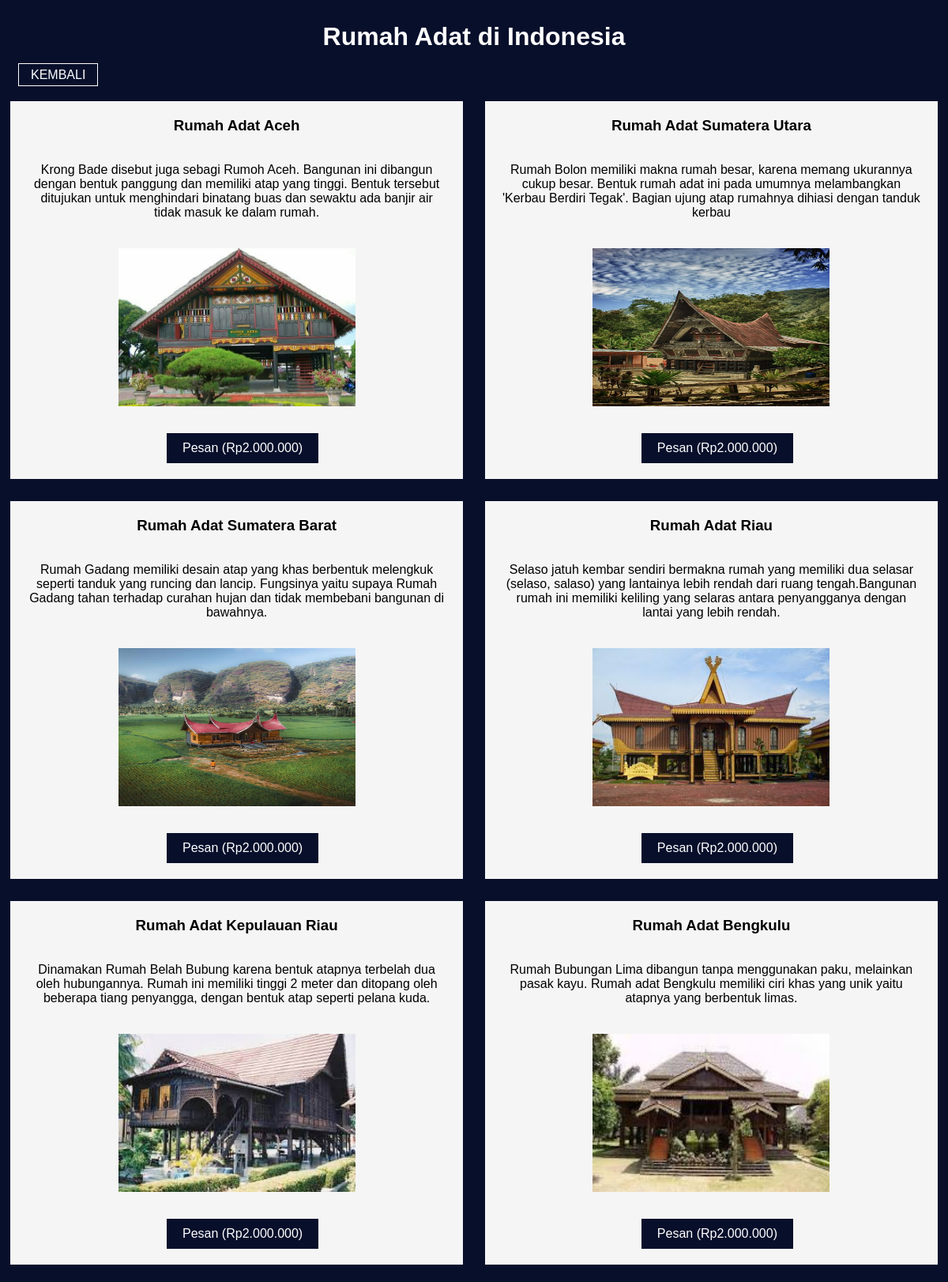
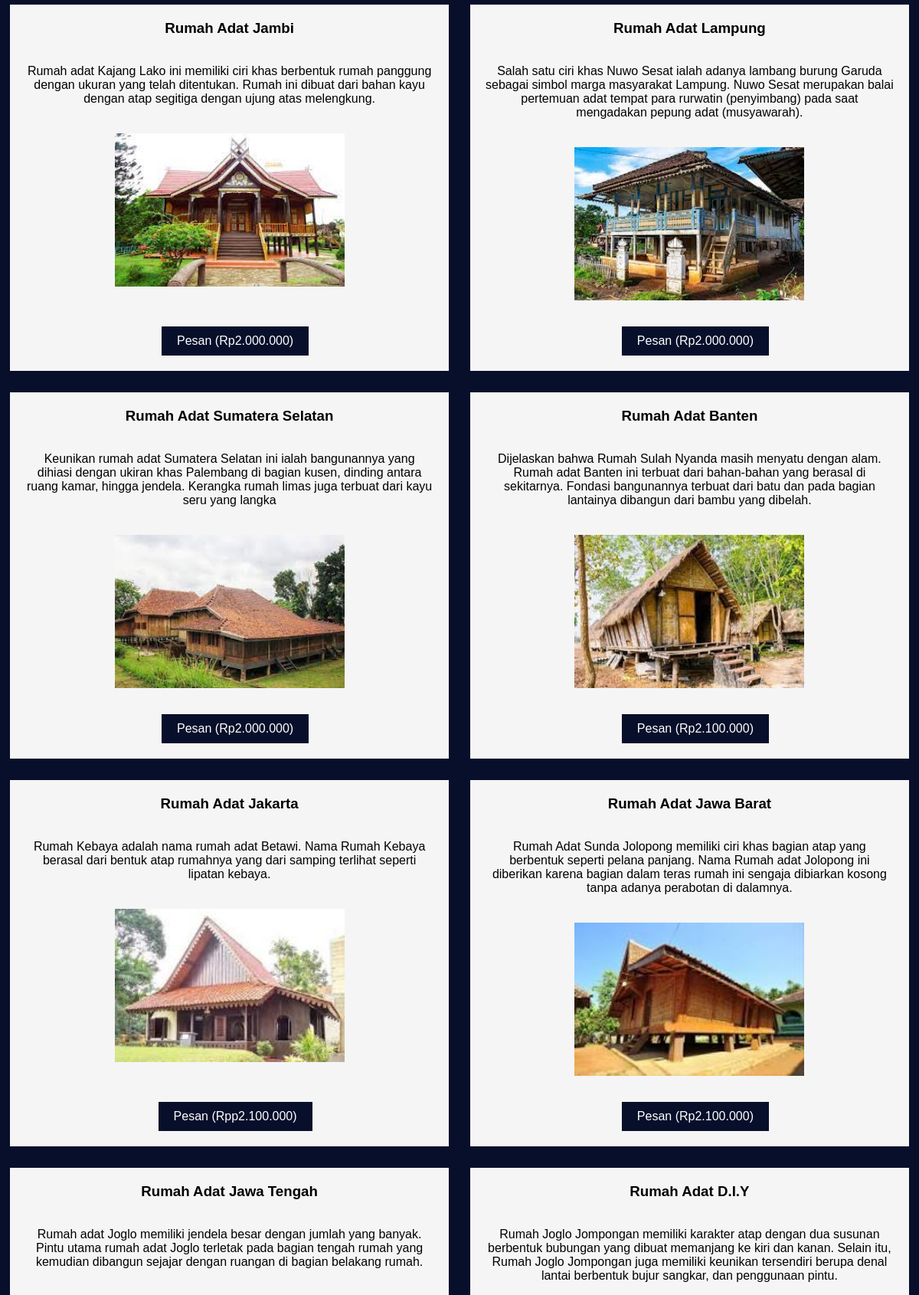
/roemahku.php (upper part), run on the app's committed database (2 pictures, top to bottom).
### tables this page shows
CREATE TABLE `rumah` (
  `id_rumah` int(11) NOT NULL,
  `nama` varchar(500) NOT NULL,
  `informasi` varchar(500) NOT NULL,
  `gambar` varchar(500) NOT NULL,
  `id_pulau` int(11) NOT NULL,
  `harga` varchar(225) NOT NULL
);

### roemahku.php (the view, shortened to what this page needs)
<!DOCTYPE html>
<html lang="en">
<head>
</head>
<body>
    <h1 class="rumah-adat">Rumah Adat di Indonesia</h1>
    <a href="user.php" class="btn1">KEMBALI</a>
    <div class="container">
        <?php
            include 'koneksi.php';
            $result = mysqli_query($mysqli, "SELECT * FROM rumah") or die (mysqli_error());
            while($data = mysqli_fetch_array($result)){
                ?>
                <div class="box">
                    <div class="box-header">
                        <h3><?php echo $data['nama']; ?></h3>
                    </div>
                    <div class="box-content">
                        <p><?php echo $data['informasi']; ?></p>
                        <img src="<?php echo $data['gambar']; ?>" alt="Gambar Rumah Adat">
                    </div>
                    <a href="pesan.php?id_rumah=<?php echo $data['id_rumah']; ?>" class="order-btn">Pesan (<?php echo $data['harga']; ?>)</a>
                </div>
            <?php } ?>
    </div>
</body>
</html>

### roemahku.php (style rules this page uses)
body { font-family: Arial, sans-serif; background-color: #070F2B; color: white; }
body a { margin-left: 15px; }
.rumah-adat { text-align: center; margin-top: 28px; background-color: #070F2B; }
.container { display: flex; flex-wrap: wrap; justify-content: center; gap: 20px; margin-top: 20px; }
.box { background-color: whitesmoke; border: 4px solid #070F2B; padding: 20px; text-align: center; width: 45%; color: black; display: flex; flex-direction: column; align-items: center; }
.box-header { display: flex; justify-content: center; align-items: center; width: 100%; margin-bottom: 20px; }
.box-header h3 { margin: 0 auto; text-align: center; }
.box-content { flex: 1; text-align: center; }
.box img { margin: 20px 0; width: 300px; height: 200px; }
.btn1, .btn2 { border: 1px solid white; padding: 5px 15px; color: white; text-decoration: none; transition: 0.6s ease; }
.order-btn { background-color: #070F2B; color: white; padding: 10px 20px; border: none; cursor: pointer; text-decoration: none; display: inline-block; margin-top: 10px; }

### data on the page
rumah: nama "Rumah Adat Aceh", informasi "Krong Bade disebut juga sebagi Rumoh Aceh. Bangunan ini dibangun dengan bentuk panggung dan memiliki atap yang tinggi. Bentuk tersebut ditujukan untuk menghindari binatang buas dan sewaktu ada banjir air tidak masuk ke dalam rumah.", gambar (picture), harga "Rp2.000.000"
rumah: nama "Rumah Adat Sumatera Utara", informasi "Rumah Bolon memiliki makna rumah besar, karena memang ukurannya cukup besar. Bentuk rumah adat ini pada umumnya melambangkan 'Kerbau Berdiri Tegak'. Bagian ujung atap rumahnya dihiasi dengan tanduk kerbau", gambar (picture), harga "Rp2.000.000"
rumah: nama "Rumah Adat Sumatera Barat", informasi "Rumah Gadang memiliki desain atap yang khas berbentuk melengkuk seperti tanduk yang runcing dan lancip. Fungsinya yaitu supaya Rumah Gadang tahan terhadap curahan hujan dan tidak membebani bangunan di bawahnya.", gambar (picture), harga "Rp2.000.000"
rumah: nama "Rumah Adat Riau", informasi "Selaso jatuh kembar sendiri bermakna rumah yang memiliki dua selasar (selaso, salaso) yang lantainya lebih rendah dari ruang tengah.Bangunan rumah ini memiliki keliling yang selaras antara penyangganya dengan lantai yang lebih rendah.", gambar (picture), harga "Rp2.000.000"
rumah: nama "Rumah Adat Kepulauan Riau", informasi "Dinamakan Rumah Belah Bubung karena bentuk atapnya terbelah dua oleh hubungannya. Rumah ini memiliki tinggi 2 meter dan ditopang oleh beberapa tiang penyangga, dengan bentuk atap seperti pelana kuda.", gambar (picture), harga "Rp2.000.000"
rumah: nama "Rumah Adat Bengkulu", informasi "Rumah Bubungan Lima dibangun tanpa menggunakan paku, melainkan pasak kayu. Rumah adat Bengkulu memiliki ciri khas yang unik yaitu atapnya yang berbentuk limas.", gambar (picture), harga "Rp2.000.000"
rumah: nama "Rumah Adat Jambi", informasi "Rumah adat Kajang Lako ini memiliki ciri khas berbentuk rumah panggung dengan ukuran yang telah ditentukan. Rumah ini dibuat dari bahan kayu dengan atap segitiga dengan ujung atas melengkung.", gambar (picture), harga "Rp2.000.000"
rumah: nama "Rumah Adat Lampung", informasi "Salah satu ciri khas Nuwo Sesat ialah adanya lambang burung Garuda sebagai simbol marga masyarakat Lampung. Nuwo Sesat merupakan balai pertemuan adat tempat para rurwatin (penyimbang) pada saat mengadakan pepung adat (musyawarah).", gambar (picture), harga "Rp2.000.000"
rumah: nama "Rumah Adat Sumatera Selatan", informasi "Keunikan rumah adat Sumatera Selatan ini ialah bangunannya yang dihiasi dengan ukiran khas Palembang di bagian kusen, dinding antara ruang kamar, hingga jendela. Kerangka rumah limas juga terbuat dari kayu seru yang langka", gambar (picture), harga "Rp2.000.000"
rumah: nama "Rumah Adat Banten", informasi "Dijelaskan bahwa Rumah Sulah Nyanda masih menyatu dengan alam. Rumah adat Banten ini terbuat dari bahan-bahan yang berasal di sekitarnya. Fondasi bangunannya terbuat dari batu dan pada bagian lantainya dibangun dari bambu yang dibelah.", gambar (picture), harga "Rp2.100.000"
rumah: nama "Rumah Adat Jakarta", informasi "Rumah Kebaya adalah nama rumah adat Betawi. Nama Rumah Kebaya berasal dari bentuk atap rumahnya yang dari samping terlihat seperti lipatan kebaya.", gambar (picture), harga "Rpp2.100.000"
rumah: nama "Rumah Adat Jawa Barat", informasi "Rumah Adat Sunda Jolopong memiliki ciri khas bagian atap yang berbentuk seperti pelana panjang. Nama Rumah adat Jolopong ini diberikan karena bagian dalam teras rumah ini sengaja dibiarkan kosong tanpa adanya perabotan di dalamnya.", gambar (picture), harga "Rp2.100.000"
rumah: nama "Rumah Adat Jawa Tengah", informasi "Rumah adat Joglo memiliki jendela besar dengan jumlah yang banyak. Pintu utama rumah adat Joglo terletak pada bagian tengah rumah yang kemudian dibangun sejajar dengan ruangan di bagian belakang rumah."
rumah: nama "Rumah Adat D.I.Y", informasi "Rumah Joglo Jompongan memiliki karakter atap dengan dua susunan berbentuk bubungan yang dibuat memanjang ke kiri dan kanan. Selain itu, Rumah Joglo Jompongan juga memiliki keunikan tersendiri berupa denal lantai berbentuk bujur sangkar, dan penggunaan pintu."
